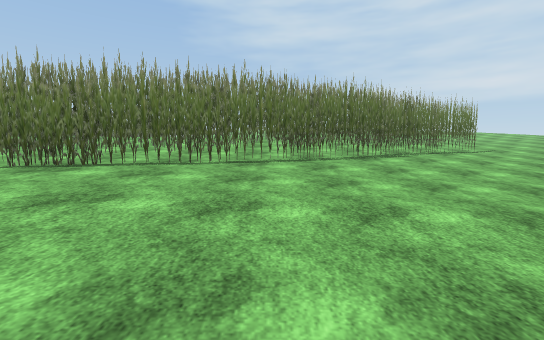
[1] (above)

12 first-person views from a walk through a 3-D level made in the Unity game engine. The camera is 1.3 m above the floor, tilts 6° down and sees 90° across. The floor is counted in squares, 2 m on a side. Each view is taken from the middle of a square. On the plan, view 1 faces up. The plan holds only what a view shows up to about 9 squares ahead; the rest is blank. The place goes on beyond the plan. Some surface patterns are stand-ins.

[2]
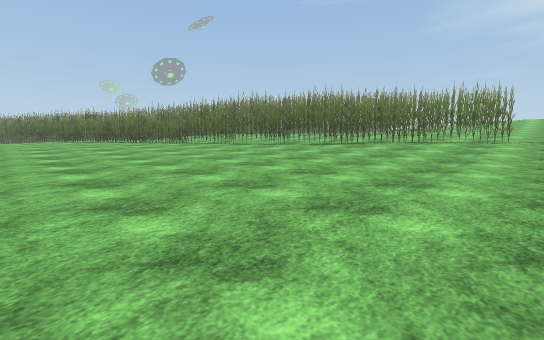

[3]
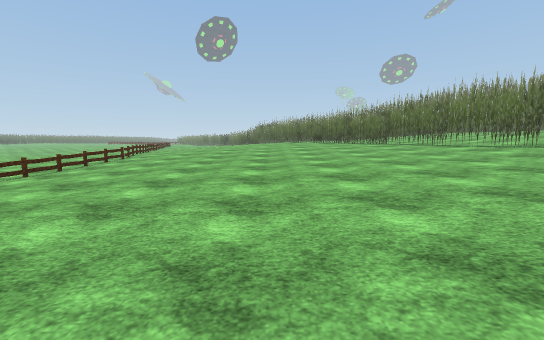

[4]
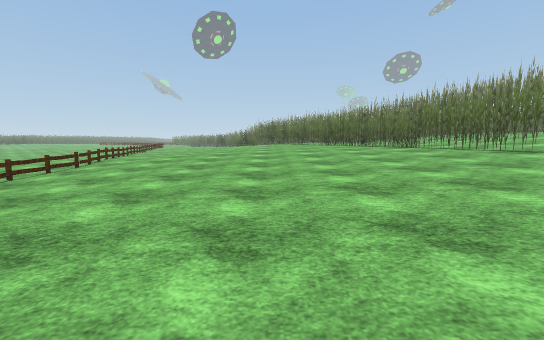

[5]
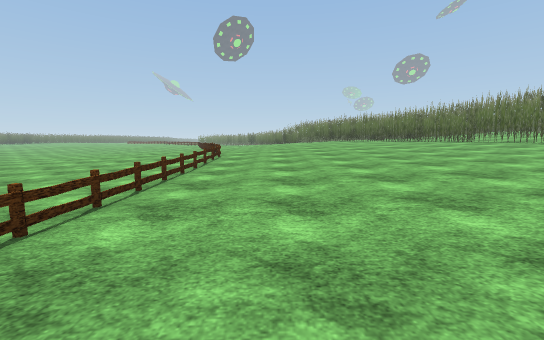

[6]
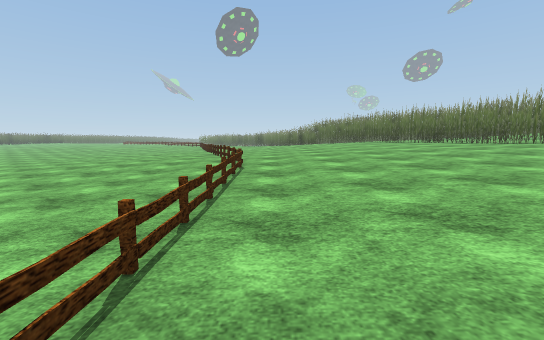

[7]
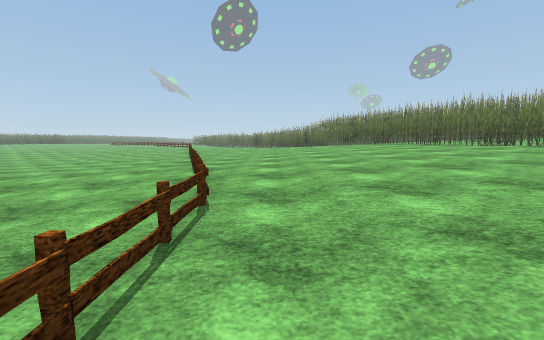

[8]
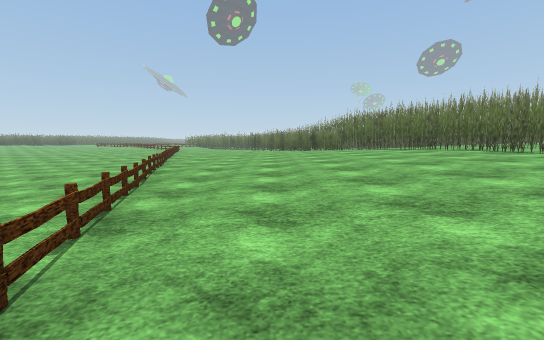

[9]
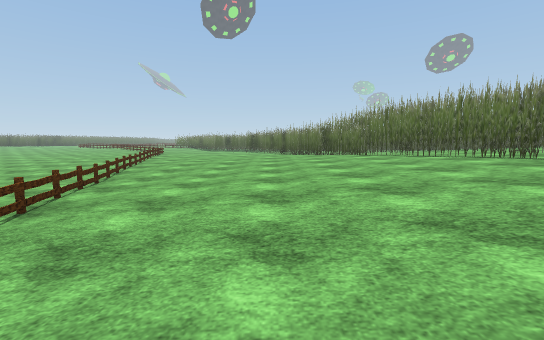

[10]
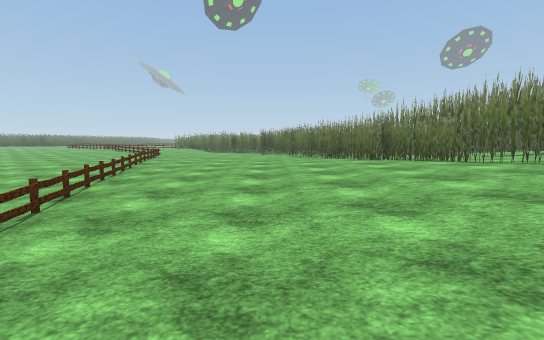

[11]
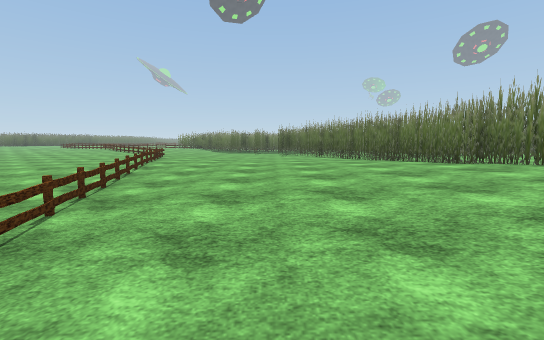

[12]
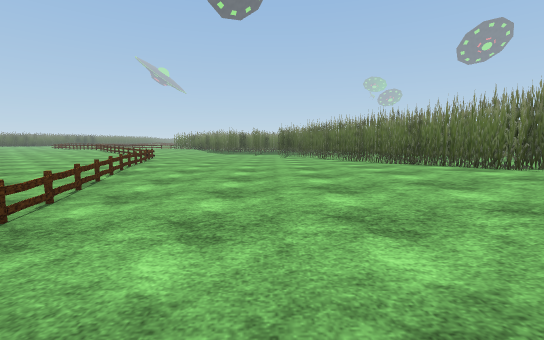

### Floor plan
Key: @ floor where view 1 was taken; # wall or solid block; . main floor; : floor 0.25 m higher than the main floor; - floor 0.25 m lower than the main floor; + floor 0.5 m higher than the main floor; _ floor 0.5 m lower than the main floor; * floor 0.75 m higher than the main floor; % floor 1 m higher than the main floor; & floor 1.25 m higher than the main floor; / step, stairs or slope; = window, fence, low wall or low ledge; ^ raised ledge.
Columns run from 20 left of view 1 to 7 right of it. Each row starts with its distance up from view 1.
 11                           //
 10                          ///
  9                    // //////
  8                /////////##//
  7                ////////##///
  6                //////###////
  5                /&&###//////+
  4             && &###%%**++++:
  3           #&&&###%%%**+++:::
  2            &###%%%%**+++::::
  1           ###%%%%%**+++:::..
  0         ###%%%%%%**+@+:::...
 -1      ### %%%%%%%**+++:::....
 -2    ###**%///%*//*+++:::....
 -3  ### ***////////++++::......
 -4 # ++++++////////++::.......
 -5 ::++++++++/+++::==:......=^
 -6 ::++++++:::::===:://..---
 -7  :+++::::====:.......---
 -8  :::::=:=..........----
 -9 :::===.............--_
-10 ===:::............---
-11  ::::........-.-----

Where each view was taken, in squares from view 1:
view 1: 0 up, 0 right, facing up
view 2: 1 down, 7 right, facing up-left
view 3: 0 up, 7 right, facing left
view 4: 0 up, 5 right, facing left
view 5: 3 down, 7 right, facing left
view 6: 4 down, 4 right, facing left
view 7: 4 down, 1 right, facing left
view 8: 4 down, 2 left, facing left
view 9: 4 down, 5 left, facing left
view 10: 5 down, 8 left, facing left
view 11: 6 down, 10 left, facing left
view 12: 6 down, 11 left, facing left
